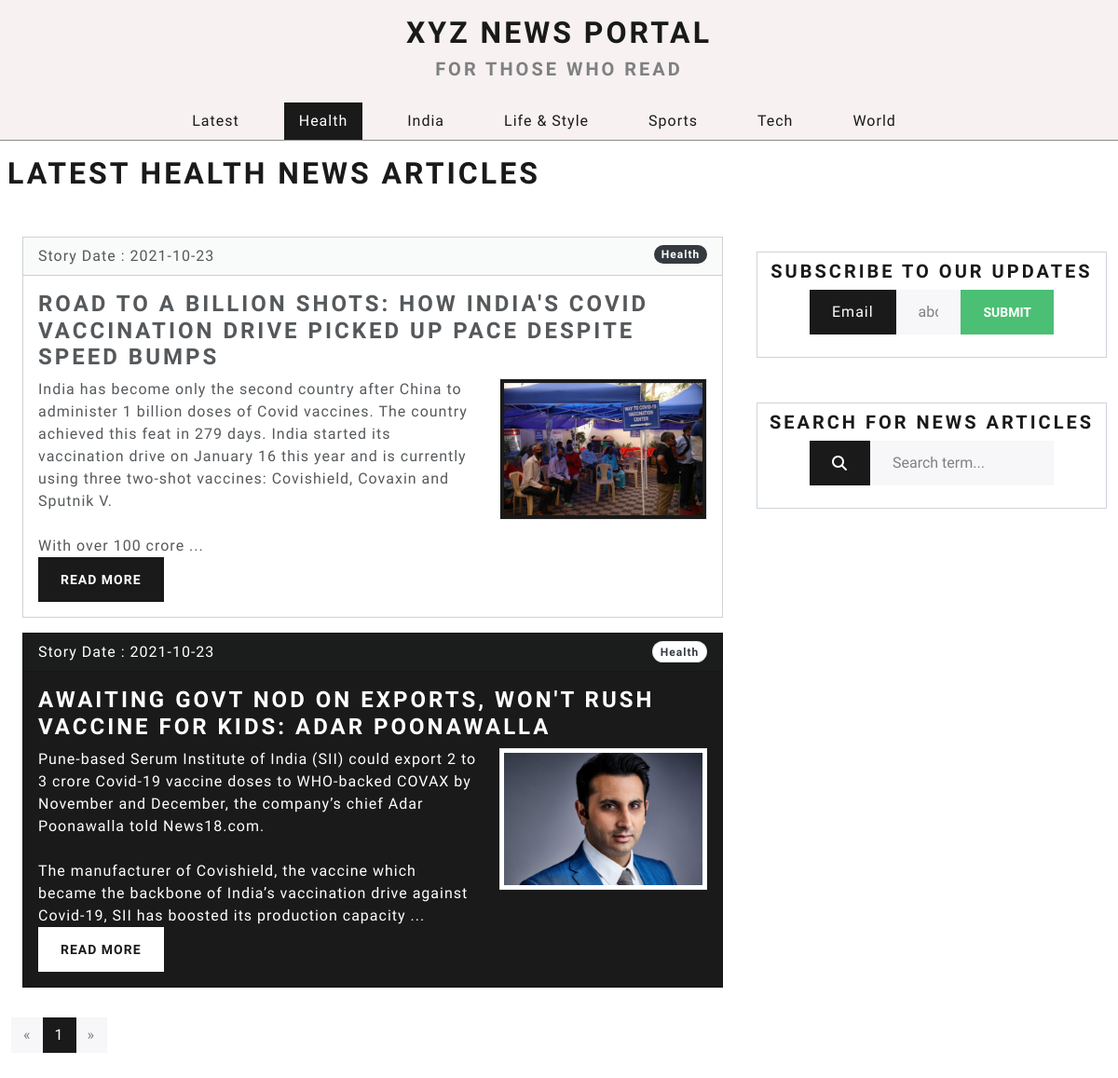
Page /categorizedPosts.php?category=Health on the committed database.
### tables this page shows
CREATE TABLE `article` (
  `article_id` int(11) NOT NULL,
  `article_title_img` text NOT NULL,
  `article_title` text NOT NULL,
  `article_category` text NOT NULL,
  `article_desc` text NOT NULL,
  `article_visit` int(11) NOT NULL DEFAULT 0,
  `admin_id` int(11) NOT NULL,
  `article_img1` text DEFAULT '',
  `article_img2` text DEFAULT '',
  `article_img3` text DEFAULT '',
  `article_status` int(11) NOT NULL DEFAULT 1,
  `article_date` date NOT NULL DEFAULT current_timestamp()
);

### categorizedPosts.php (the view, shortened to what this page needs)
<?php
    require('./config/db.php');
    if (!isset ($_GET['page']) ) {
        $page = 1;
    } else {
        $page = $_GET['page'];
    }
    $posts_per_page = 8;
    $page_first_result = ($page-1) * $posts_per_page;
    $category = str_replace("_"," & ",mysqli_real_escape_string($conn, $_GET['category']));
    $query_allPosts = "select count(*) from article where article_category="."'".$category."' and article_status = 1";
    $query_paginatedPosts = "select * from article where article_category="."'".$category."' and article_status = 1"." order by article_id desc limit ".$page_first_result.",".$posts_per_page;
    $query_allCategories = "select distinct article_category from article order by article_category";
    $results_all = mysqli_query($conn,$query_allPosts);
    $results_paginated = mysqli_query($conn,$query_paginatedPosts);
    $results_allCategories = mysqli_query($conn,$query_allCategories);
    $num_posts = mysqli_fetch_assoc($results_all);
    $num_pages = ceil($num_posts["count(*)"] / $posts_per_page);
    $posts = mysqli_fetch_all($results_paginated,MYSQLI_ASSOC);
    $allCategories = mysqli_fetch_all($results_allCategories,MYSQLI_ASSOC);
?>
<!DOCTYPE html>
<html lang="en">
<head>
    <link rel="stylesheet" href="css/main.css">
    <link rel="stylesheet" href="https://bootswatch.com/5/lux/bootstrap.css">
</head>
<body>
    <div class="header">
        <div class="container-fluid">
            <a href="index.php" id="banner">
                <div class="text-center py-3">
                    <h1>XYZ News Portal</h1>
                    <h4 class="text-muted">For those who read</h4>
                </div>
            </a>
            <div class="container-md">
                <ul class="nav nav-pills justify-content-center">
                    <li class="nav-item">
                    <a class="nav-link" href="index.php">Latest</a>
                    </li>
                    <?php foreach($allCategories as $cat): ?>
                    <?php if($category==$cat['article_category']) :?>
                        <li class="nav-item">
                        <a class="nav-link active" href="categorizedPosts.php?category=<?php echo $cat['article_category']; ?>"><?php echo $cat['article_category']; ?></a>
                        </li>
                    <?php endif; ?>
                    <?php if($category!=$cat['article_category']) :?>
                        <li class="nav-item">
                        <a class="nav-link" href="categorizedPosts.php?category=<?php echo $cat['article_category']; ?>"><?php echo $cat['article_category']; ?></a>
                        </li>
                    <?php endif; ?>
                    <?php endforeach; ?>
                </ul>
            </div>
        </div>
    </div>
    <div class="main-content container-lg-12 mx-0">
        <h1 class="mx-2 pt-3">Latest <?php echo $category; ?> News articles</h1>
        <div class="container-lg-12 main-container mx-0">
            <div class="row mx-0 my-3">
                <div class="col-lg-8 my-2">
                    <div class="row my-3 mx-auto">
                        <?php $N = 0;?>
                        <?php foreach($posts as $post) : ?>
                        <?php $N++; ?>
                        <?php if($N % 2 == 0) : ?>
                        <div class="col-lg-12 my-2">
                            <div class="card text-white bg-primary">
                                    <div class="card-header">
                                        Story Date : <?php echo $post['article_date'];?>
                                        <span class="badge rounded-pill bg-light" style="float:right;"><?php echo $post['article_category'];?></span>
                                    </div>
                                    <div class="card-body">
                                        <h3 class="card-title"><?php echo $post['article_title']; ?></h3>
                                        <div class="row">
                                            <?php
                                                $words = explode(" ",$post['article_desc']);
                                            ?>
                                            <div class="col-lg-8 mr-1"><p class="card-text"><?php
                                            for($i=0;$i<50;$i++){
                                                echo $words[$i].' ';
                                            }
                                            echo '...';
                                            ?>
                                            </p></div>
                                            <div class="col-lg-4 ml-1"><div id="card-thumb"><img class="img-thumbnail" src="admin/assets/upload/article/<?php echo $post['article_title_img']?>" alt=""></div></div>
                                        </div>
                                        <div class="btn btn-secondary"><a style="text-decoration:none;" href="post.php?id=<?php echo $post['article_id']; ?>">Read More</a></div>
                                    </div>
                            </div>
                        </div>
                        <?php endif; ?>
                        <?php if($N % 2) : ?>
                        <div class="col-lg-12 my-2">
                            <div class="card bg-secondary">
                                    <div class="card-header">
                                    Story Date : <?php echo $post['article_date'];?>
                                        <span class="badge rounded-pill bg-dark" style="float:right;"><?php echo $post['article_category'];?></span>
                                    </div>
                                    <div class="card-body">
                                        <h3 class="card-title"><?php echo $post['article_title']; ?></h3>
                                        <div class="row">
                                            <?php
                                                $words = explode(" ",$post['article_desc']);
                                            ?>
                                            <div class="col-lg-8 mr-1"><p class="card-text"><?php
                                            for($i=0;$i<50;$i++){
                                                echo $words[$i].' ';
                                            }
                                            echo '...';
                                            ?></p></div>
                                            <div class="col-lg-4 ml-1"><div id="card-thumb"><img class="img-thumbnail bg-primary" src="admin/assets/upload/article/<?php echo $post['article_title_img']?>" alt=""></div></div>
                                        </div>
                                        <div class="btn btn-primary"><a style="text-decoration:none; color:white;" href="post.php?id=<?php echo $post['article_id']; ?>">Read More</a></div>
                                    </div>
                            </div>
                        </div>
                        <?php endif; ?>
                        <?php endforeach; ?>
                    </div>
                </div>
                <div class="col-sm-4 mx-auto">
                    <div class=" border border-secondary p-2 my-5">
                        <h4 class="text-center">Subscribe to our updates</h4>
                        <form action="<?php $_SERVER['PHP_SELF'];?>" class="form-group mx-5" method="post">
                            <div class="input-group mb-3">
                            <span class="bg-primary text-white input-group-text">Email</i></span>
                            <input type="text" class="form-control" aria-label="email" name='email' placeholder="abc@example.com">
                            <button type="submit" class="btn btn-success" name="submit">Submit</button>
                            </div>
                        </form>
                    </div>
                    <div class=" border border-secondary search-box p-2 my-5">
                        <h4 class="text-center">Search for news articles</h4>
                        <form class="form-group mx-5" method="post">
                            <div class="input-group mb-3">
                            <span class="bg-primary text-white input-group-text"><i class="fas fa-search"></i></span>
                            <input type="text" class="form-control" aria-label="Search box" name='search' placeholder="Search term...">
                            </div>
                        </form>
                    </div>
                </div>
                <div>
                    <ul class="pagination">
                        <?php
                        $prev = $page - 1;
                            if($page == 1)
                                echo '<li class="page-item disabled"><a class="page-link" href="?page='.$prev.'&category='.$category.'">&laquo;</a></li>';
                            else
                                echo '<li class="page-item"><a class="page-link" href="?page='.$prev.'&category='.$category.'">&laquo;</a></li>';
                            for($i=1;$i<=$num_pages;$i++){
                                if($i == $page){
                                    echo '<li class="page-item active"><a class="page-link" href="?page='.$i.'&category='.$category.'">'.$i.'</a></li>';
                                }
                                else{
                                    echo '<li class="page-item"><a class="page-link" href="?page='.$i.'&category='.$category.'">'.$i.'</a></li>';
                                }
                            }
                            $next = $page + 1;
                            if($page == $num_pages)
                                echo '<li class="page-item disabled"><a class="page-link" href="?page='.$next.'&category='.$category.'">&raquo;</a></li>';
                            else
                                echo '<li class="page-item"><a class="page-link" href="?page='.$next.'&category='.$category.'">&raquo;</a></li>';
                        ?>
                    </ul>
                </div>
            </div>
        </div>
    </div>
</body>
</html>

### css/main.css (style rules this page uses)
body { background-color: #eee; }
.header { background-color: rgba(247, 241, 241, 0.986); border-bottom: 1px solid rgba(0, 0, 0, 0.425); }
.search-box { position: -webkit-sticky; position: sticky; top: 10px; }
#banner { text-decoration: none; }

### rows in the picture
article: article_date "2021-10-23", article_category "Health", article_title "ROAD TO A BILLION SHOTS: HOW INDIA'S COVID VACCINATION DRIVE PICKED UP PACE DESPITE SPEED BUMPS", i "India", i "has", i "become", i "only", i "the", i "second", i "country", i "after", i "China", i "to", i "administer", i "1", i "billion", i "doses", i "of", i "Covid", i "vaccines.", i "The", i "achieved", i "this", i "feat", i "in", i "279", i "days.", i "started", i "its", i "vaccination", i "drive", i "on", i "January", i "16", i "year", i "and", i "is", i "currently", i "using", i "three", i "two-shot", i "vaccines:", i "Covishield,", i "Covaxin", i "Sputnik", i "V. With", i "over", i "100", i "crore", article_title_img (picture)
article: article_date "2021-10-23", article_category "Health", article_title "AWAITING GOVT NOD ON EXPORTS, WON'T RUSH VACCINE FOR KIDS: ADAR POONAWALLA", i "Pune-based", i "Serum", i "Institute", i "of", i "India", i "(SII)", i "could", i "export", i "2", i "to", i "3", i "crore", i "Covid-19", i "vaccine", i "doses", i "WHO-backed", i "COVAX", i "by", i "November", i "and", i "December,", i "the", i "company’s", i "chief", i "Adar", i "Poonawalla", i "told", i "News18.com. The", i "manufacturer", i "Covishield,", i "which", i "became", i "backbone", i "India’s", i "vaccination", i "drive", i "against", i "Covid-19,", i "SII", i "has", i "boosted", i "its", i "production", i "capacity", article_title_img (picture)

### other values in the picture
$cat['article_category'] "Health"
$cat['article_category'] "India"
$cat['article_category'] "Life & Style"
$cat['article_category'] "Sports"
$cat['article_category'] "Tech"
$cat['article_category'] "World"
$category "HEALTH"
